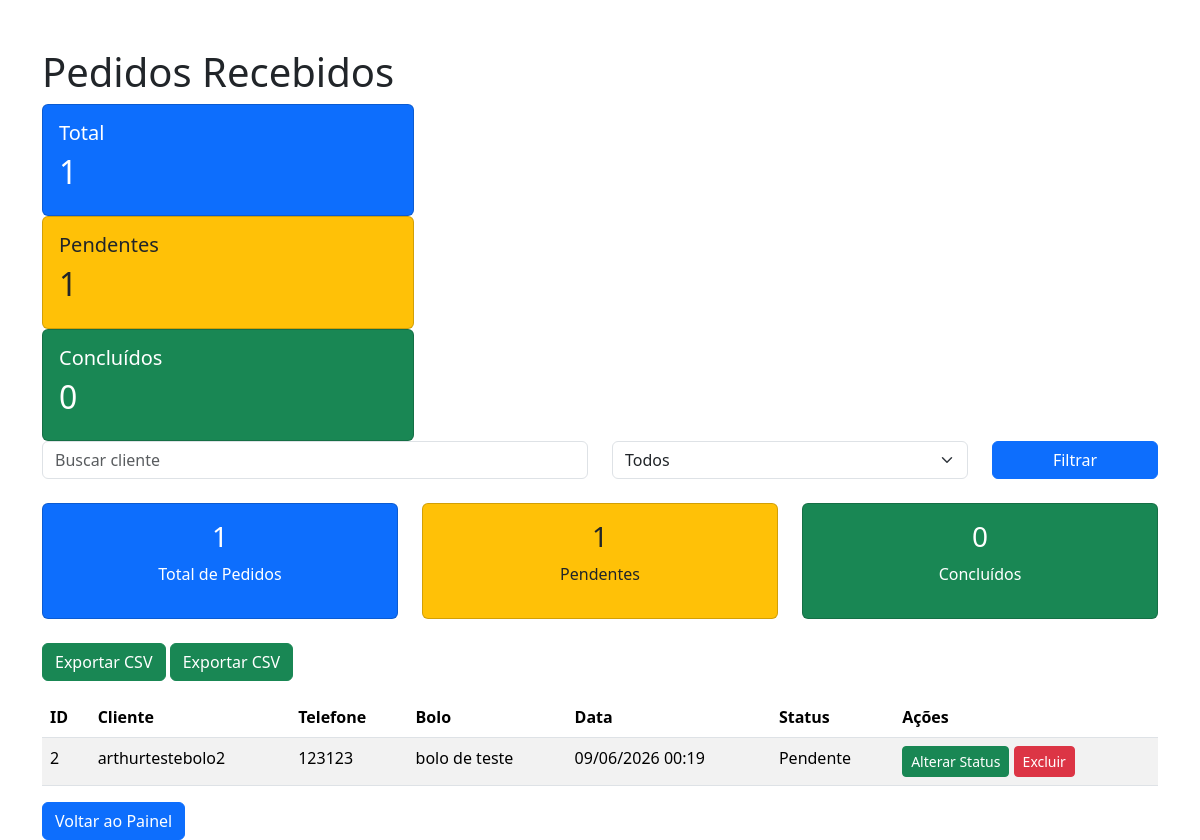
The app's page /admin/pedidos (signed in) with its own data.
### models.py (models this page shows)
class Pedido(database.Model):
    id = database.Column(
        database.Integer,
        primary_key=True
    )
    data = database.Column(
        database.DateTime,
        default=datetime.utcnow
    )
    nome_cliente = database.Column(
        database.String(100),
        nullable=False
    )
    telefone = database.Column(
        database.String(30),
        nullable=False
    )
    bolo = database.Column(
        database.String(100),
        nullable=False
    )
    status = database.Column(
        database.String(30),
        default='Pendente'
    )

### app.py (the view)
@app.route('/admin/pedidos')
def admin_pedidos():
    if not session.get('admin'):
        return redirect('/login-admin')
    busca = request.args.get('busca')
    status = request.args.get('status')
    query = Pedido.query
    if busca:
        query = query.filter(
            Pedido.nome_cliente.contains(busca)
        )
    if status:
        query = query.filter_by(
            status=status
        )
    pedidos = query.order_by(
        Pedido.id.desc()
    ).all()
    total_pedidos = len(pedidos)
    pendentes = len([
        p for p in pedidos
        if p.status == 'Pendente'
    ])
    concluidos = len([
        p for p in pedidos
        if p.status == 'Concluído'
    ])
    return render_template(
        'admin_pedidos.html',
        pedidos=pedidos,
        total_pedidos=total_pedidos,
        pendentes=pendentes,
        concluidos=concluidos
    )

### templates/admin_pedidos.html (shortened to what this page needs)
<!DOCTYPE html>
<html lang="pt-br">
<head>
<link
href="https://cdn.jsdelivr.net/npm/bootstrap@5.3.2/dist/css/bootstrap.min.css"
rel="stylesheet">
</head>
<body class="container mt-5">
<h1>Pedidos Recebidos</h1>
<div class="col-md-4">
<div class="card bg-primary text-white">
<div class="card-body">
<h5>Total</h5>
<h2>{{ total_pedidos }}</h2>
</div>
</div>
</div>
<div class="col-md-4">
<div class="card bg-warning text-dark">
<div class="card-body">
<h5>Pendentes</h5>
<h2>{{ pendentes }}</h2>
</div>
</div>
</div>
<div class="col-md-4">
<div class="card bg-success text-white">
<div class="card-body">
<h5>Concluídos</h5>
<h2>{{ concluidos }}</h2>
</div>
</div>
</div>
<form method="GET" class="row mb-4">
<div class="col-md-6">
<input
type="text"
name="busca"
class="form-control"
placeholder="Buscar cliente">
</div>
<div class="col-md-4">
<select
name="status"
class="form-select">
<option value="">
Todos
</option>
</select>
</div>
<div class="col-md-2">
<button
type="submit"
class="btn btn-primary w-100">
Filtrar
</button>
</div>
</form>
<div class="row mb-4">
    <div class="col-md-4">
        <div class="card bg-primary text-white">
            <div class="card-body text-center">
                <h3>{{ total_pedidos }}</h3>
                <p>Total de Pedidos</p>
            </div>
        </div>
    </div>
    <div class="col-md-4">
        <div class="card bg-warning text-dark">
            <div class="card-body text-center">
                <h3>{{ pendentes }}</h3>
                <p>Pendentes</p>
            </div>
        </div>
    </div>
    <div class="col-md-4">
        <div class="card bg-success text-white">
            <div class="card-body text-center">
                <h3>{{ concluidos }}</h3>
                <p>Concluídos</p>
            </div>
        </div>
    </div>
</div>
<a
href="/exportar-pedidos"
class="btn btn-success mb-3">
Exportar CSV
</a>
<a
href="/exportar-pedidos"
class="btn btn-success mb-3">
Exportar CSV
</a>
<table class="table table-striped">
<thead>
<tr>
<th>ID</th>
<th>Cliente</th>
<th>Telefone</th>
<th>Bolo</th>
<th>Data</th>
<th>Status</th>
<th>Ações</th>
</tr>
</thead>
<tbody>
{% for pedido in pedidos %}
<tr>
<td>{{ pedido.id }}</td>
<td>{{ pedido.nome_cliente }}</td>
<td>{{ pedido.telefone }}</td>
<td>{{ pedido.bolo }}</td>
    <td>
{{ pedido.data.strftime('%d/%m/%Y %H:%M') }}
</td>
<td>{{ pedido.status }}</td>
<td>
<a
href="/alterar-status/{{ pedido.id }}"
class="btn btn-success btn-sm">
Alterar Status
</a>
<a
href="/deletar-pedido/{{ pedido.id }}"
class="btn btn-danger btn-sm">
Excluir
</a>
</td>
</tr>
{% endfor %}
</tbody>
</table>
<a
href="/admin/bolos"
class="btn btn-primary">
Voltar ao Painel
</a>
</body>
</html>

### records on screen
Pedido: id "2", nome_cliente "arthurtestebolo2", telefone "123123", bolo "bolo de teste", data "09/06/2026 00:19", status "Pendente"

### other values on screen
{{ total_pedidos }} "1"
{{ pendentes }} "1"
{{ concluidos }} "0"
